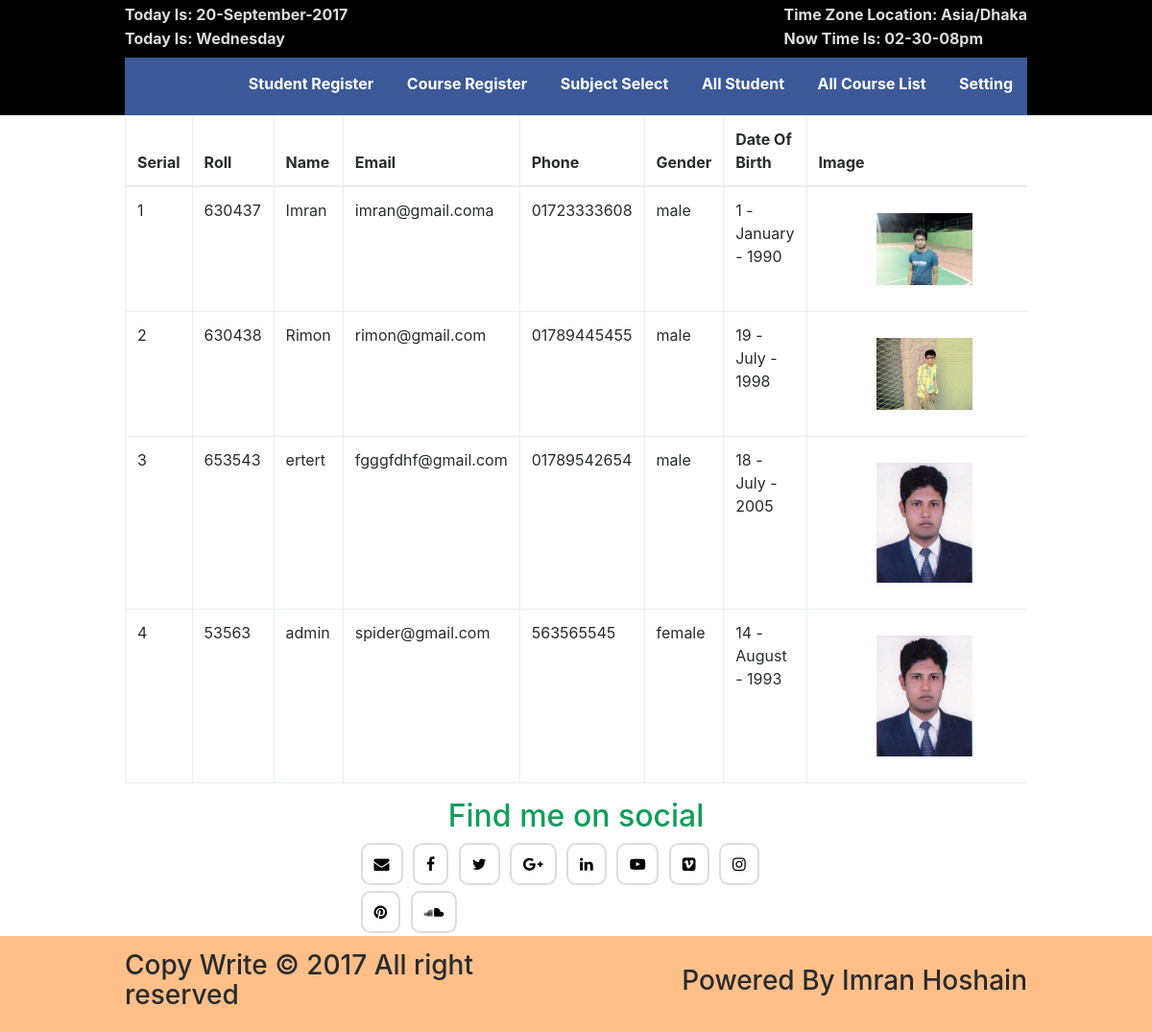
Screenshot of /all_student_list.php with the database file from the repository.
### tables this page shows
CREATE TABLE `student_info` (
  `id` int(11) NOT NULL,
  `roll` int(11) NOT NULL,
  `name` varchar(255) NOT NULL,
  `email` varchar(255) NOT NULL,
  `phone` varchar(255) NOT NULL,
  `gender` varchar(255) NOT NULL,
  `dob` varchar(255) NOT NULL,
  `image` varchar(255) NOT NULL,
  `subject` varchar(255) NOT NULL
);

### all_student_list.php (the view, shortened to what this page needs)
<?php
$db = new PDO('mysql:host=localhost;dbname=bitm_student;charset=utf8mb4', 'root', '');
$query = "SELECT * FROM `student_info`";
$stmt = $db->query($query);
$data = $stmt->fetchAll(PDO::FETCH_ASSOC);
?>
    <!DOCTYPE html>
    <html lang="en">
    <head>
        <link type="text/css" href="css/bootstrap.min.css" rel="stylesheet">
        <link type="text/css" href="css/font-awesome.min.css" rel="stylesheet">
        <link type="text/css" href="style.css" rel="stylesheet">
        <link type="text/css" href="css/responsive.css" rel="stylesheet">
    </head>
    <body>
      <header>
        <?php include 'header.php';?>
    </header>
       <section>
           <div class="container">
            <div class="table-responsive">
                <table class="table table-bordered">
                    <thead>
                        <tr>
                            <th>Serial</th>
                            <th>Roll</th>
                            <th>Name</th>
                            <th>Email</th>
                            <th>Phone </th>
                            <th>Gender</th>
                            <th>Date Of Birth</th>
                            <th>Image</th>
                        </tr>
                    </thead>
                    <tbody>
                       <?php
                            $sl=0;
                        foreach($data as $all_user){
                            $sl++
                        ?>
                        <tr>
                            <td><?php echo $sl; ?></td>
                            <td><?php echo $all_user['roll']; ?></td>
                            <td><?php echo $all_user['name']; ?></td>
                            <td><?php echo $all_user['email']; ?></td>
                            <td><?php echo $all_user['phone']; ?></td>
                            <td><?php echo $all_user['gender']; ?></td>
                            <td><?php echo $all_user['dob']; ?></td>
                            <td><img src="img/<?php echo $all_user['image'] ?>" alt="" width="100"></td>
                        </tr>
                        <?php } ?>
                    </tbody>
                </table>
            </div>
           </div>
       </section>
        <footer>
            <?php include 'footer.php';?>
        </footer>
    </body>
    </html>

### header.php (shortened to what this page needs)
<!DOCTYPE html>
<html lang="en">
<head>
    <link type="text/css" href="css/bootstrap.min.css" rel="stylesheet">
    <link type="text/css" href="css/font-awesome.min.css" rel="stylesheet">
    <link type="text/css" href="style.css" rel="stylesheet">
    <link type="text/css" href="css/responsive.css" rel="stylesheet">
</head>
<body>
    <header>
        <div class="container">
            <div class="header-top">
                <div class="header-top-left">
                    <?php echo "<p> Today Is: ".date("d-F-Y")."</p>";
                          echo "<p> Today Is: ".date("l")."</p>";
                    ?>
                </div>
                <div class="header-top-right">
                    <?php
                    echo "<p> Time Zone Location: ".date_default_timezone_get()."</p>";
                    echo "<p> Now Time Is: ".date("h-i-sa")."</p>";
                     ?>
                </div>
            </div>
            <div class="header-bottom">
                <nav class="mainmenu">
                    <ul>
                        <li><a href="index.php">Student Register</a></li>
                        <li><a href="courses.php">Course Register</a></li>
                        <li><a href="sub_select.php">Subject Select</a></li>
                        <li><a href="all_student_list.php">All Student</a></li>
                        <li><a href="all_course_list.php">All Course List</a></li>
                        <li><a href="">Setting</a>
                        </li>
                    </ul>
                </nav>
            </div>
        </div>
    </header>
</body>
</html>

### footer.php (shortened to what this page needs)
<!DOCTYPE html>
<html lang="en">
<head>
    <link type="text/css" href="css/bootstrap.min.css" rel="stylesheet">
    <link type="text/css" href="css/font-awesome.min.css" rel="stylesheet">
    <link type="text/css" href="style.css" rel="stylesheet">
    <link type="text/css" href="css/responsive.css" rel="stylesheet">
</head>
<body>
    <footer>
        <div id="contact" class="contact-area">
            <div class="container">
                <div class="row">
                    <div class="col-md-6 offset-md-3">
                        <div class="social-icon">
                            <h2>Find me on social</h2>
                            <a href="mailto:princ.imran@gmail.com">
                                <i class="fa fa-envelope"></i>
                            </a>
                            <a href="https://www.facebook.com/spyhacker2u">
                                <i class="fa fa-facebook"></i>
                            </a>
                            <a href="https://www.twitter.com/i4u_imran">
                                <i class="fa fa-twitter"></i>
                            </a>
                            <a href="http://plus.google.com/u/0/+">
                                <i class="fa fa-google-plus"></i>
                            </a>
                            <a href="http://www.linkedin.com/in/">
                                <i class="fa fa-linkedin"></i>
                            </a>
                            <a href="http://www.youtube.com/">
                                <i class="fa fa-youtube-play"></i>
                            </a>
                            <a href="https://www.vimeo.com/">
                                <i class="fa fa-vimeo-square"></i>
                            </a>
                            <a href="http://www.instagram.com/">
                                <i class="fa fa-instagram"></i>
                            </a>
                            <a href="http://www.pinterest.com/">
                                <i class="fa fa-pinterest"></i>
                            </a>
                            <a href="http://www.soundcloud.com/">
                                <i class="fa fa-soundcloud"></i>
                            </a>
                        </div>
                    </div>
                </div>
            </div>
        </div>
        <div class="footer-area">
            <div class="container">
                <div class="row">
                    <div class="col-md-6">
                        <div class="footer-left">
                            <h3>Copy Write &copy 2017 All right reserved</h3>
                        </div>
                    </div>
                    <div class="col-md-6">
                        <div class="footer-right">
                            <h3>Powered By Imran Hoshain</h3>
                        </div>
                    </div>
                </div>
            </div>
    </footer>
</body>
</html>

### style.css (style rules this page uses)
html { color: #222; font-size: 1em; line-height: 1.4; }
audio, canvas, iframe, img, svg, video { vertical-align: middle; }
header { background: #000 none repeat scroll 0 0; }
.header-top { min-height: 60px; }
.header-top-left { float: left; }
.header-top-right { float: right; }
.header-top p { color: #ddd; font-weight: 700; line-height: 20px; margin: 5px 0; }
.header-bottom { background: #3b5998 none repeat scroll 0 0; min-height: 60px; }
.mainmenu { float: right; }
.mainmenu ul { list-style: outside none none; margin: 15px 0; padding: 0; }
.mainmenu li { display: inline-block; position: relative; }
.mainmenu ul li a { padding: 15px; font-weight: 700; color: #fff; text-decoration: none; }
img { margin: 15px 60px; }
.social-icon h2 { color: #109e59; text-align: center; }
.social-icon i { border: 2px solid #ddd; border-radius: 10px; color: #000; font-size: 16px; margin: 3px; padding: 12px; }
.footer-area { background: #ffbf89 none repeat scroll 0 0; }
.footer-right { float: right; -webkit-box-pack: center; -ms-flex-pack: center; justify-content: center; -webkit-box-orient: vertical; -webkit-box-direction: normal; -ms-flex-direction: column; flex-direction: column; display: -webkit-box; display: -ms-flexbox; display: flex; height: 100px; }
.footer-left { float: left; -webkit-box-pack: center; -ms-flex-pack: center; justify-content: center; -webkit-box-orient: vertical; -webkit-box-direction: normal; -ms-flex-direction: column; flex-direction: column; display: -webkit-box; display: -ms-flexbox; display: flex; height: 100px; }

### css/responsive.css (style rules this page uses)
@media only screen and (min-width: 992px) and (max-width: 1200px) { .container { width: 970px; } }

### rows the page displays
student_info: roll "630437", name "Imran", email "imran@gmail.coma", phone "01723333608", gender "male", dob "1 - January - 1990", image (picture)
student_info: roll "630438", name "Rimon", email "rimon@gmail.com", phone "01789445455", gender "male", dob "19 - July - 1998", image (picture)
student_info: roll "653543", name "ertert", email "fgggfdhf@gmail.com", phone "01789542654", gender "male", dob "18 - July - 2005", image (picture)
student_info: roll "53563", name "admin", email "spider@gmail.com", phone "563565545", gender "female", dob "14 - August - 1993", image (picture)

### other values shown
date_default_timezone_get() "Asia/Dhaka"
